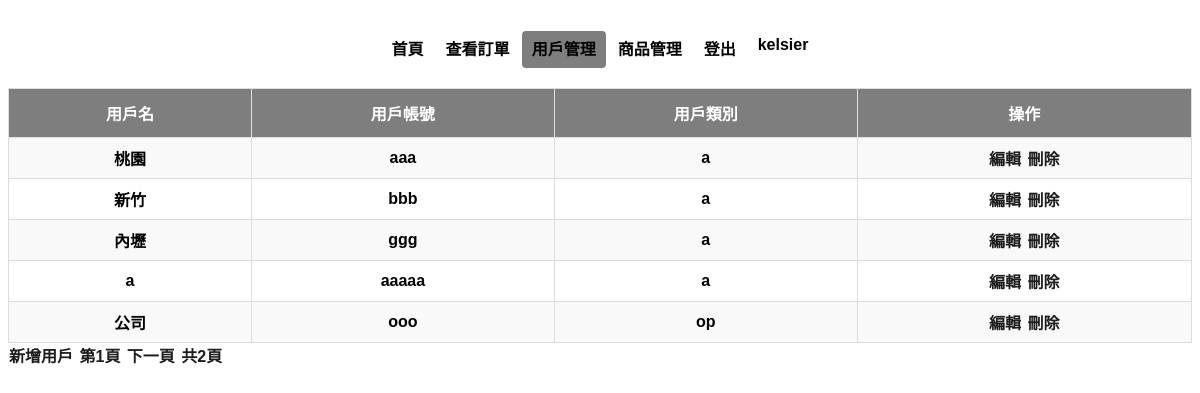
/op/userManage/ (signed in), run on an earlier commit of the app's database.
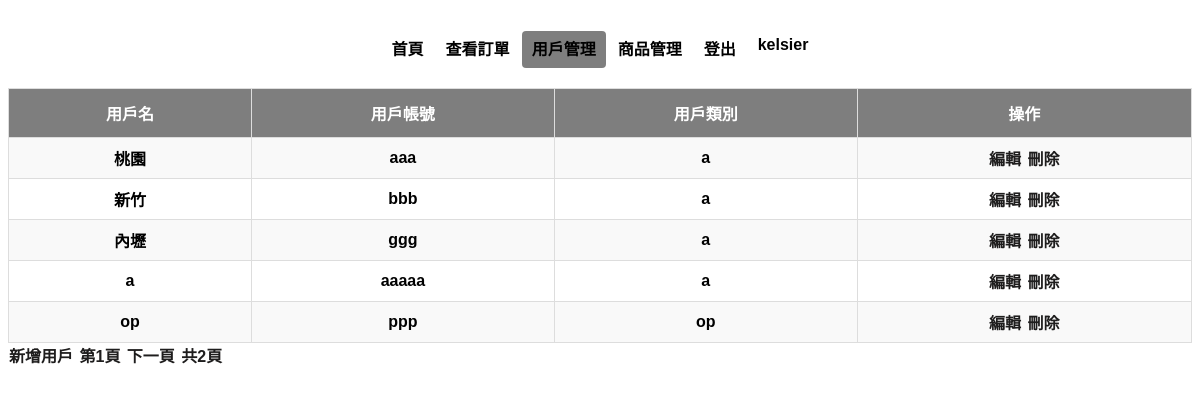
And on a later commit of the database.
### base/models.py (models this page shows)
class ExtendedUser(models.Model):
    user = models.OneToOneField(User, on_delete=models.CASCADE)
    name = models.CharField(max_length=20)
    user_class = models.CharField(max_length=20)

### op/views.py (the view)
# urls.py: path("userManage/", UserManageView.as_view(), name='userManage'),
class UserManageView(LoginRequiredMixin, OpRequiredMixin, ListView):
    model = ExtendedUser
    template_name = 'userManage.html'
    context_object_name = 'users'
    paginate_by = 5
    def get_context_data(self, **kwargs):
        context = super().get_context_data(**kwargs)
        paginator = context['paginator']
        page_obj = context['page_obj']
        pages = {
            "pre": page_obj.previous_page_number() if page_obj.has_previous() else 1,
            "next": page_obj.next_page_number() if page_obj.has_next() else paginator.num_pages,
            "max": paginator.num_pages,
            "now": page_obj.number,
        }
        context['page'] = pages
        return context

### op/views.py (called while the page is built)
    def dispatch(self, request, *args, **kwargs):
        extended_user = ExtendedUser.objects.get(user=request.user)
        if extended_user.user_class != 'op':
            return HttpResponseForbidden("You do not have permission to access this page.")
        return super().dispatch(request, *args, **kwargs)

### template/userManage.html (shortened to what this page needs)
{%extends "bases/Base.html"%}
{% load static %}
{%block body%}
<div class="header">
    <header class="d-flex justify-content-center py-3">
        <ul class="nav nav-pills">
            <li class="nav-item"><a href="/op/" class="nav-link" aria-current="page">首頁</a></li>
            <li class="nav-item"><a href="/op/check/" class="nav-link">查看訂單</a></li>
            <li class="nav-item"><a href="/op/userManage/?page=1" class="nav-link active">用戶管理</a></li>
            <li class="nav-item"><a href="/op/productManage/" class="nav-link">商品管理</a></li>
            <li class="nav-item"><a href="/logout/" class="nav-link">登出</a></li>
            <li class="nav-item"><a href="/logout/" class="nav-link">{{ user.username }}</a></li>
        </ul>
    </header>
</div>
<div>
    <table>
        <tr>
            <th>用戶名</th>
            <th>用戶帳號</th>
            <th>用戶類別</th>
            <th>操作</th>
        </tr>
        {%for user in users%}
            <tr class="trs {{item.category}}">
                <td>{{user.name}}</td>
                <td>{{user.user.username}}</td>
                <td>{{user.user_class}}</td>
                <td>
                    <a href="edit/?userId={{user.user.id}}">編輯</a>
                    <a href="delete/?userId={{user.user.id}}">刪除</a>
                </td>
            </tr>
        {%endfor%}
    </table>
</div>
<a href="regist/">新增用戶</a>
<a>第{{page.now}}頁</a>
{% if page.next != page.now %}
<a href="/op/userManage/?page={{page.next}}">下一頁</a>
{%endif%}
<a>共{{page.max}}頁</a>
{%endblock%}

What changed in the data, as far as the page shows it:
removed ExtendedUser: name "公司", user.username "ooo", user_class "op"
now on this page (row unchanged): ExtendedUser: name "op", user.username "ppp", user_class "op"
